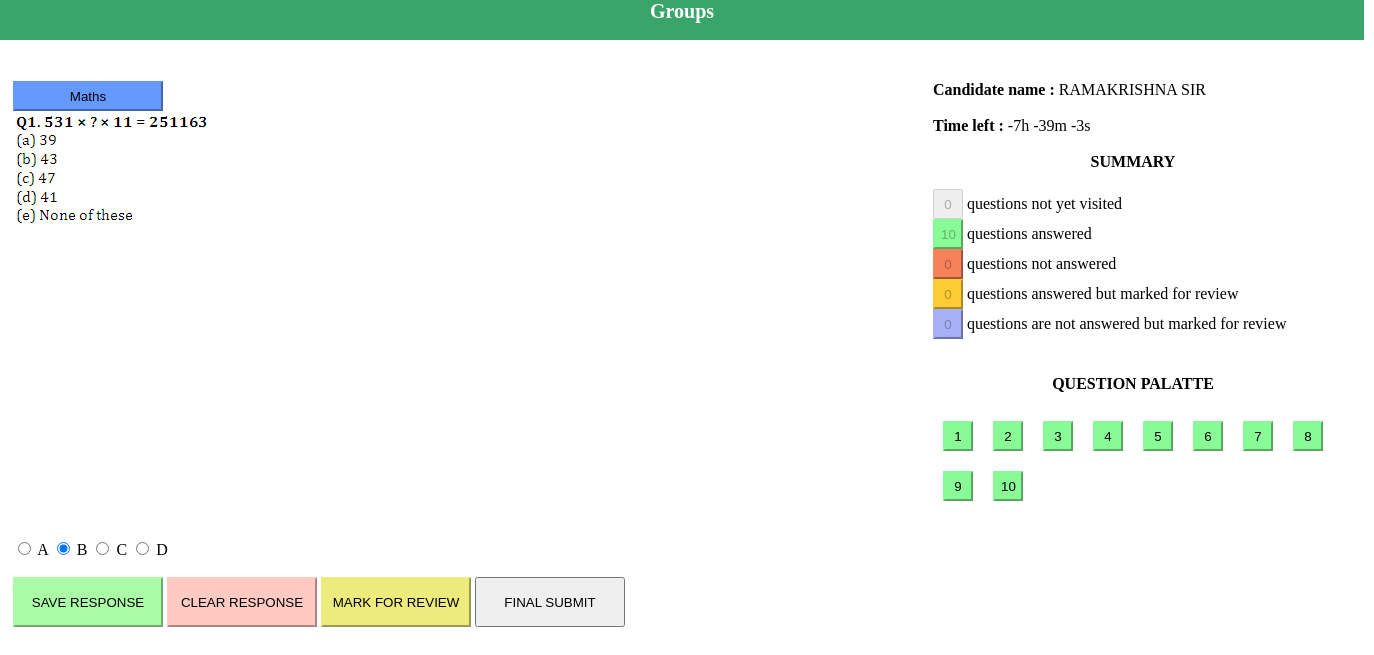
The page /home.php?quesno=1&&subcode=1&&page=set_ques (signed in) on the database its author committed.
### tables this page shows
CREATE TABLE IF NOT EXISTS `exam_name` (
  `id` int(5) NOT NULL,
  `Exam_name` varchar(200) DEFAULT NULL,
  `Exam_desc` text,
  `Exam_start_time` datetime DEFAULT NULL,
  `Exam_end_time` datetime DEFAULT NULL,
  PRIMARY KEY (`id`)
);

CREATE TABLE IF NOT EXISTS `exam_subjects` (
  `Sub_code` int(5) NOT NULL,
  `Sub_name` varchar(200) DEFAULT NULL,
  PRIMARY KEY (`Sub_code`)
);

CREATE TABLE IF NOT EXISTS `exam_ques_set` (
  `id` int(10) NOT NULL,
  `Sub_code` int(5) DEFAULT NULL,
  `Ques_no` int(10) DEFAULT NULL,
  `Question` text,
  `Ques_crct_option` varchar(5) DEFAULT NULL,
  `Ques_mark` float(5,2) DEFAULT NULL,
  `Ques_neg_mark` float(5,2) DEFAULT NULL,
  PRIMARY KEY (`id`)
);

CREATE TABLE IF NOT EXISTS `student_response` (
  `id` int(10) NOT NULL,
  `Cand_regd_id` varchar(50) DEFAULT NULL,
  `Ques_no` int(10) DEFAULT NULL,
  `Resp_choice` varchar(5) DEFAULT NULL,
  `Mark_review` varchar(1) DEFAULT NULL,
  PRIMARY KEY (`id`)
);

CREATE TABLE IF NOT EXISTS `student` (
  `Regd_id` varchar(50) NOT NULL DEFAULT '',
  `Name` varchar(200) DEFAULT NULL,
  `Password` varchar(20) DEFAULT NULL,
  PRIMARY KEY (`Regd_id`)
);

### set_ques.php (the view, shortened to what this page needs)
<table width="100%" cellpadding="10px" cellspacing="0" border="0" style="height:480px;">
<tr>
<td valign="top" width="70%">
<?php
if($_GET['quesno']&&$_GET['subcode'])
{
$qno=$_GET['quesno'];
$scde=$_GET['subcode'];
$sql_sub="SELECT * FROM exam_subjects ORDER BY Sub_code";
$qu_sub=mysqli_query($con,$sql_sub);
$j=0;
while($row_sub_list=mysqli_fetch_array($qu_sub))
{
$j++;
$sql_quesset=mysqli_query($con,"SELECT * FROM exam_ques_set WHERE Sub_code='$j' ORDER BY Ques_no");
$row_ques_set=mysqli_fetch_array($sql_quesset);
?>
<a href="home.php?quesno=<?php echo $row_ques_set['Ques_no'];?>&&subcode=<?php echo $j;?>&&page=set_ques"><button class="sub <?php if($scde==$j){?>active<?php }?>"><?php echo $row_sub_list['Sub_name'];?></button></a>&nbsp;&nbsp;&nbsp;&nbsp;&nbsp;&nbsp;
<?php
}
?>
<div class="ex1">
<?php
$q1=mysqli_query($con,"SELECT * FROM exam_ques_set WHERE Ques_no='$qno' AND Sub_code='$scde'");
$row1=mysqli_fetch_array($q1);
$q3=mysqli_query($con,"SELECT * FROM student_response WHERE Ques_no='$qno' AND Cand_regd_id='$regd_id'");
$row3=mysqli_fetch_array($q3);
?>
<img src="admin/questions/<?php echo $row1['Question']?>"/><br /><br />
</div>
<br />
<form action="" method="post">
<input name="stu_opt" type="radio" value="A" <?php if($row3['Resp_choice']=='A'){echo 'checked';}?>/> A
<input name="stu_opt" type="radio" value="B" <?php if($row3['Resp_choice']=='B'){echo 'checked';}?>/> B
<input name="stu_opt" type="radio" value="C" <?php if($row3['Resp_choice']=='C'){echo 'checked';}?>/> C
<input name="stu_opt" type="radio" value="D" <?php if($row3['Resp_choice']=='D'){echo 'checked';}?>/> D
<br /><br />
<input type="submit" name="save_optn" value="SAVE RESPONSE" class="save" />
<input type="submit" name="del_optn" value="CLEAR RESPONSE" class="clear"/>
<input type="submit" name="mrk_review" value="MARK FOR REVIEW" class="mark" />
<input type="submit" name="final_sub" value="FINAL SUBMIT" />
</form>
</td>
<td valign="top" width="30%">
<div class="ex2">
<?php
$qans=mysqli_query($con,"SELECT * FROM student_response WHERE Cand_regd_id='$regd_id' AND Resp_choice!='' AND Mark_review='N'");
$cnt_qans=mysqli_num_rows($qans);
$qnans=mysqli_query($con,"SELECT * FROM student_response WHERE Cand_regd_id='$regd_id' AND Resp_choice='' AND Mark_review='N'");
$cnt_qnans=mysqli_num_rows($qnans);
$qamr=mysqli_query($con,"SELECT * FROM student_response WHERE Cand_regd_id='$regd_id' AND Resp_choice!='' AND Mark_review='Y'");
$cnt_qamr=mysqli_num_rows($qamr);
$qnamr=mysqli_query($con,"SELECT * FROM student_response WHERE Cand_regd_id='$regd_id' AND Resp_choice='' AND Mark_review='Y'");
$cnt_qnamr=mysqli_num_rows($qnamr);
$wq=mysqli_query($con,"SELECT * FROM exam_ques_set");
$cnt_wq=mysqli_num_rows($wq);
$watq=mysqli_query($con,"SELECT * FROM student_response WHERE Cand_regd_id='$regd_id'");
$cnt_wat=mysqli_num_rows($watq);
$cnt_qnv=$cnt_wq-$cnt_wat;
?>
<b>Candidate name :</b> <?php echo $fetch['Name']; ?><br /><br />
<b>Time left :</b> <span id="timer_set"></span><br /><br />
<center><b>SUMMARY</b> </center><br />
<button disabled="disabled"><?php echo $cnt_qnv;?></button> questions not yet visited<br />
<button class="crct" disabled="disabled"><?php echo $cnt_qans;?></button> questions answered<br />
<button class="not_ans" disabled="disabled"><?php echo $cnt_qnans;?></button> questions not answered<br />
<button class="ans_mrk" disabled="disabled"><?php echo $cnt_qamr;?></button> questions answered but marked for review<br />
<button class="nans_mrk" disabled="disabled"><?php echo $cnt_qnamr;?></button> questions are not answered but marked for review<br />
<br /><br />
<center><b>QUESTION PALATTE</b> </center><br />
<table border="0" width="50%" cellpadding="10px" cellspacing="0">
<?php
$i=0;
$q5=mysqli_query($con,"SELECT * FROM exam_ques_set ORDER BY Ques_no");
while($f=mysqli_fetch_array($q5))
{
$qu_no=$f['Ques_no'];
$subcde=$f['Sub_code'];
if ($i == 0 || $i%8==0)
{
            ?>
			<tr>
			<?php
			}
			$q6=mysqli_query($con,"SELECT * FROM student_response WHERE Ques_no='$qu_no' AND Cand_regd_id='$regd_id'");
			$f1=mysqli_fetch_array($q6);
			?>
			<td>
			<a href="home.php?quesno=<?php echo $qu_no;?>&&subcode=<?php echo $subcde;?>&&page=set_ques"><button <?php if(($f1['Resp_choice']!='')&&($f1['Mark_review']=='N')){?> class="crct" <?php } if(($f1['Resp_choice']=='')&&($f1['Mark_review']=='N')){?>class="not_ans"<?php }if(($f1['Resp_choice']!='')&&($f1['Mark_review']=='Y')){?>class="ans_mrk"<?php }if(($f1['Resp_choice']=='')&&($f1['Mark_review']=='Y')){?>class="nans_mrk"<?php } ?>><?php echo $qu_no;?></button></a>
			</td>
			<?php
			$i++;
			 if (($i % 8== 0)){
			?>
			</tr>
			<?php
        }
        }
		}
		?>
		</table>
		</div>
</td>
</tr>
</table>

### home.php (shortened to what this page needs)
<?php
include('database/db.php');
?>
<html xmlns="http://www.w3.org/1999/xhtml">
<head>
</head>
<body rightmargin="0" leftmargin="0" topmargin="0">
<?php
if($_SESSION['exam_user'])
{
$regd_id=$_SESSION['exam_user'];
$can_q=mysqli_query($con,"SELECT * FROM student WHERE Regd_id='$regd_id'");
$fetch=mysqli_fetch_array($can_q);
$sql_exm=mysqli_query($con,"select * from exam_name");
$row_exm=mysqli_fetch_array($sql_exm);
?>
<div class="header">
<center><?php echo $row_exm['Exam_name'];?></center>
</div>
<div class="main">
 <?php
	if($_REQUEST['page']=='set_ques')
	{
	include('set_ques.php');
	}
		?>
</div>
<?php
}
else
{
header('location:index.php');
}
?>
</body>
</html>

### home.php (style rules this page uses)
body { width:1340px; }
select, input { outline:none; }
.main { background-repeat:repeat; min-height:450px; width:100%; margin-left:-12px; padding-top:45px; padding-left:15px; margin-top:-14px; }
.header { width:101.8%; height:40px; background-color:#3AA56A; color:#FFFFFF; font-size:20px; font-weight:bolder; }
div.ex1 { width: 850px; height: 410px; overflow: scroll; }
div.ex2 { width:400px; height: 450px; overflow: scroll; }
button { width:30px; height:30px; }
button.crct { background-color:#88FB97; border-color:#88FB97; }
button.not_ans { background-color:#F5825A; border-color:#F5825A; }
button.ans_mrk { background-color:#FFCC33; border-color:#FFCC33; }
button.nans_mrk { background-color:#A8B1F7; border-color:#A8B1F7; }

### set_ques.php (style rules this page uses)
input[type=submit] { width:150px; white-space:inherit; height:50px; }
.save { background-color:#AAFDA6; border-color:#AAFDA6; }
.mark { background-color:#EEEB7D; border-color:#EEEB7D; }
.clear { background-color:#FECAC2; border-color:#FECAC2; }
button.sub { width:150px; white-space:normal; outline:none; }
button.active { background-color:#6699FF; border-color:#6699FF; }

### rows shown on the page
exam_name: Exam_name "Groups"
exam_subjects: Sub_name "Maths"
exam_ques_set: Question (picture), Ques_no "1"
student_response: Resp_choice "☑"
student: Name "RAMAKRISHNA SIR"
exam_ques_set: Ques_no "2"
exam_ques_set: Ques_no "3"
exam_ques_set: Ques_no "4"
exam_ques_set: Ques_no "5"
exam_ques_set: Ques_no "6"
exam_ques_set: Ques_no "7"
exam_ques_set: Ques_no "8"
exam_ques_set: Ques_no "9"
exam_ques_set: Ques_no "10"

### other values the page prints
$cnt_qnv "0"
$cnt_qans "10"
$cnt_qnans "0"
$cnt_qamr "0"
$cnt_qnamr "0"
